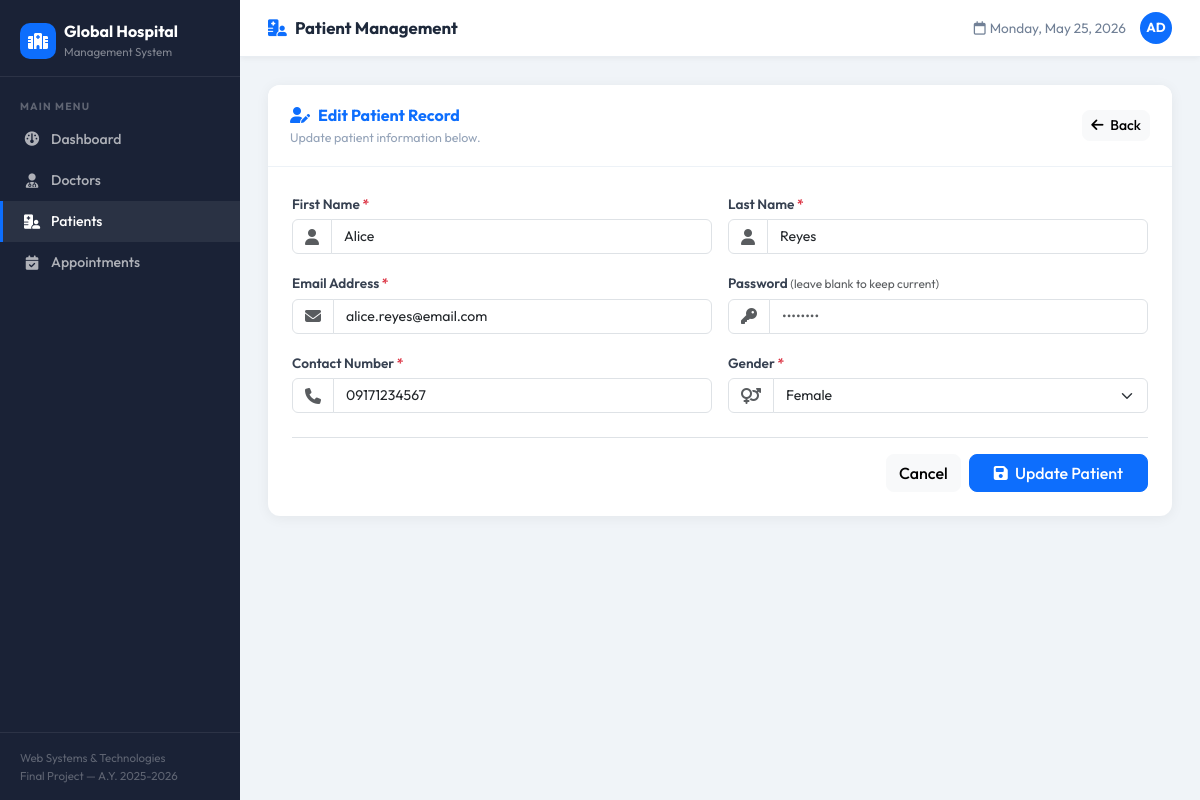
Page /patients/edit.php?id=1 on the committed database.
### tables this page shows
CREATE TABLE `patreg` (
    `id`       int(11)      NOT NULL AUTO_INCREMENT,
    `fname`    varchar(50)  NOT NULL,
    `lname`    varchar(50)  NOT NULL,
    `email`    varchar(100) NOT NULL,
    `password` varchar(255) NOT NULL,
    `contact`  varchar(15)  NOT NULL,
    `gender`   enum('Male','Female','Other') NOT NULL DEFAULT 'Other',
    `created_at` datetime NOT NULL DEFAULT CURRENT_TIMESTAMP,
    PRIMARY KEY (`id`)
);

### patients/edit.php (the view, shortened to what this page needs)
<?php
require_once '../includes/db.php';
$errors = [];
$id = (int)($_GET['id'] ?? 0);
$stmt = $pdo->prepare("SELECT * FROM patreg WHERE id = ?");
$stmt->execute([$id]);
$pat = $stmt->fetch();
$form = ['fname'=>$pat['fname'],'lname'=>$pat['lname'],'email'=>$pat['email'],'password'=>'','contact'=>$pat['contact'],'gender'=>$pat['gender']];
require_once '../includes/header.php';
?>
<div class="card">
  <div class="card-header">
    <div>
      <div class="card-title" style="color:#0d6efd;"><i class="fa-solid fa-user-pen me-2"></i>Edit Patient Record</div>
      <div class="card-subtitle">Update patient information below.</div>
    </div>
    <a href="/hospital/patients/index.php" class="btn btn-sm btn-light"><i class="fa-solid fa-arrow-left me-1"></i> Back</a>
  </div>
  <div class="card-body p-4">
    <form method="POST" novalidate>
      <div class="row g-3">
        <div class="col-md-6">
          <label class="form-label">First Name <span class="text-danger">*</span></label>
          <div class="input-group">
            <span class="input-group-text"><i class="fa-solid fa-user text-muted"></i></span>
            <input type="text" name="fname" class="form-control <?= isset($errors['fname'])?'is-invalid':'' ?>" value="<?= htmlspecialchars($form['fname']) ?>">
          </div>
        </div>
        <div class="col-md-6">
          <label class="form-label">Last Name <span class="text-danger">*</span></label>
          <div class="input-group">
            <span class="input-group-text"><i class="fa-solid fa-user text-muted"></i></span>
            <input type="text" name="lname" class="form-control <?= isset($errors['lname'])?'is-invalid':'' ?>" value="<?= htmlspecialchars($form['lname']) ?>">
          </div>
        </div>
        <div class="col-md-6">
          <label class="form-label">Email Address <span class="text-danger">*</span></label>
          <div class="input-group">
            <span class="input-group-text"><i class="fa-solid fa-envelope text-muted"></i></span>
            <input type="email" name="email" class="form-control <?= isset($errors['email'])?'is-invalid':'' ?>" value="<?= htmlspecialchars($form['email']) ?>">
          </div>
        </div>
        <div class="col-md-6">
          <label class="form-label">Password <small class="text-muted fw-normal">(leave blank to keep current)</small></label>
          <div class="input-group">
            <span class="input-group-text"><i class="fa-solid fa-key text-muted"></i></span>
            <input type="password" name="password" class="form-control <?= isset($errors['password'])?'is-invalid':'' ?>" placeholder="••••••••">
          </div>
        </div>
        <div class="col-md-6">
          <label class="form-label">Contact Number <span class="text-danger">*</span></label>
          <div class="input-group">
            <span class="input-group-text"><i class="fa-solid fa-phone text-muted"></i></span>
            <input type="text" name="contact" class="form-control <?= isset($errors['contact'])?'is-invalid':'' ?>" value="<?= htmlspecialchars($form['contact']) ?>">
          </div>
        </div>
        <div class="col-md-6">
          <label class="form-label">Gender <span class="text-danger">*</span></label>
          <div class="input-group">
            <span class="input-group-text"><i class="fa-solid fa-venus-mars text-muted"></i></span>
            <select name="gender" class="form-select <?= isset($errors['gender'])?'is-invalid':'' ?>">
              <option value="Female" <?= $form['gender']==='Female'?'selected':'' ?>>Female</option>
            </select>
          </div>
        </div>
      </div>
      <div class="d-flex justify-content-end gap-2 mt-4 pt-3 border-top">
        <a href="/hospital/patients/index.php" class="btn btn-light">Cancel</a>
        <button type="submit" class="btn btn-primary px-4"><i class="fa-solid fa-floppy-disk me-1"></i> Update Patient</button>
      </div>
    </form>
  </div>
</div>
<?php require_once '../includes/footer.php'; ?>

### includes/header.php (style rules this page uses)
:root { --primary:#0d6efd;--sidebar-bg:#1a2236;--sidebar-width:240px }
* { box-sizing:border-box }
body { font-family:'Outfit',sans-serif;background:#f0f4f8;color:#2b3a4a;margin:0 }
.card { background:#fff;border-radius:12px;border:none;box-shadow:0 2px 14px rgba(0,0,0,0.06) }
.card-header { background:#fff;border-bottom:1px solid #edf2f7;border-radius:12px 12px 0 0!important;padding:18px 22px;display:flex;align-items:center;justify-content:space-between;flex-wrap:wrap;gap:10px }
.card-header .card-title { font-weight:700;font-size:1rem;margin:0;color:#1e293b }
.card-header .card-subtitle { font-size:0.78rem;color:#94a3b8;margin-top:2px }
.btn { border-radius:8px;font-weight:500;transition:transform 0.15s }
.input-group-text { background:#fff;border-color:#dee2e6 }
.form-control,.form-select { border-color:#dee2e6;font-size:0.88rem }
.form-label { font-weight:600;font-size:0.85rem;color:#374151;margin-bottom:5px }

### rows in the picture
patreg: fname "Alice", lname "Reyes", email "alice.reyes@email.com", contact "09171234567", gender "Female"

### other values in the picture
$title "Patient Management"
